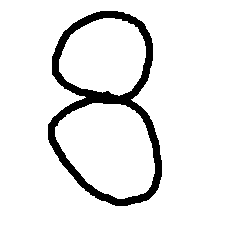
#> input picture _4.python/opencv/8.bmp, 240 x 240 px, given in place of easy1.jpg, which was not available
$ python opencv3f_findContours2.py
#> lines starting #> are read from the running program, lines starting #| are printed output that depends on the picture; after the words box and inside, x2 and y2 are one past the last pixel; in counts of white or black regions, pixels touching at a corner belong together; pictures that were not available may be replaced by others from this repository, and a replacement may not be noted
"""
cv2.findContours


"""

print("------------------------------------------------------------")  # 60個

import cv2

filename1 = "C:/_git/vcs/_1.data/______test_files1/picture1.jpg"
filename2 = "C:/_git/vcs/_1.data/______test_files1/elephant.jpg"
filename3 = "C:/_git/vcs/_4.python/opencv/data/lena.jpg"
filename4 = "C:/_git/vcs/_1.data/______test_files1/ims01.bmp"

print("------------------------------------------------------------")  # 60個

# 共同
import os
import sys
import time
import math
import random
import numpy as np
import pandas as pd
import matplotlib.pyplot as plt
import seaborn as sns  # 海生, 自動把圖畫得比較好看

font_filename = "C:/_git/vcs/_1.data/______test_files1/_font/msch.ttf"
# 設定中文字型及負號正確顯示
# 設定中文字型檔
plt.rcParams["font.sans-serif"] = "Microsoft JhengHei"  # 將字體換成 Microsoft JhengHei
# 設定負號
plt.rcParams["axes.unicode_minus"] = False  # 讓負號可正常顯示
plt.rcParams["font.size"] = 12  # 設定字型大小


def show():
    plt.show()
    pass


maxval = 255  # 定義像素最大值, 閾值
width, height = 640, 480  # 影像寬, 影像高

RED = (0, 0, 255)  # B G R
GREEN = (0, 255, 0)  # B G R
BLUE = (255, 0, 0)  # B G R
CYAN = (255, 255, 0)  # B G R
MAGENTA = (255, 0, 255)  # B G R
YELLOW = (0, 255, 255)  # B G R
BLACK = (0, 0, 0)  # B G R
WHITE = (255, 255, 255)  # B G R
colors = [RED, GREEN, BLUE, CYAN, MAGENTA, YELLOW, BLACK, WHITE]

print("------------------------------------------------------------")  # 60個
print("------------------------------------------------------------")  # 60個

src = cv2.imread("data/findContours/easy1.jpg")
#> src is the input picture: shape (240, 240, 3); 92.4% white; 1 black region, box (x1, y1, x2, y2) and area: (48, 11, 162, 206) 4395

plt.subplot(311)
plt.title("原圖")
plt.imshow(cv2.cvtColor(src, cv2.COLOR_BGR2RGB))  # 先轉換成RGB再顯示
plt.axis("off")

src_gray = cv2.cvtColor(src, cv2.COLOR_BGR2GRAY)  # 影像轉成灰階

# 二值化處理影像
thresh = 127  # 定義閾值, 閾值以上為全白255, 閾值以下為全黑0
ret, dst_binary = cv2.threshold(src_gray, thresh, maxval, cv2.THRESH_BINARY)
#> ret = 127

plt.subplot(312)
plt.title("二值化")
plt.imshow(cv2.cvtColor(dst_binary, cv2.COLOR_BGR2RGB))  # 先轉換成RGB再顯示
plt.axis("off")

# 找尋影像內的輪廓
contours, hierarchy = cv2.findContours(
    dst_binary, cv2.RETR_EXTERNAL, cv2.CHAIN_APPROX_SIMPLE
)
#> contours = [[[0, 0], [0, 239], [239, 239], [239, 0]]]
# contours, hierarchy = cv2.findContours(dst_binary, cv2.RETR_LIST, cv2.CHAIN_APPROX_SIMPLE)

dst = cv2.drawContours(src, contours, -1, GREEN, 5)  # 繪製圖形輪廓

plt.subplot(313)
plt.title("找尋影像內的輪廓")
plt.imshow(cv2.cvtColor(dst, cv2.COLOR_BGR2RGB))  # 先轉換成RGB再顯示
plt.axis("off")

show()

print("------------------------------------------------------------")  # 60個
print("------------------------------------------------------------")  # 60個

src = cv2.imread("data/findContours/lake.jpg")
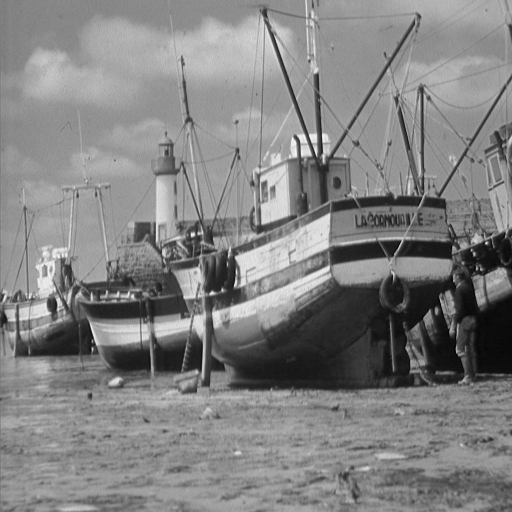
#> input picture _4.python/opencv/boat.jpg, 1024 x 1024 px, given in place of lake.jpg, which was not available (shown at 1/2 size)
#> src is the input picture: shape (1024, 1024, 3); min 0, max 255, mean 129.7

plt.subplot(311)
plt.title("原圖")
plt.imshow(cv2.cvtColor(src, cv2.COLOR_BGR2RGB))  # 先轉換成RGB再顯示
plt.axis("off")

src_gray = cv2.cvtColor(src, cv2.COLOR_BGR2GRAY)  # 影像轉成灰階
#> src_gray: shape (1024, 1024)

# 二值化處理影像
thresh = 150  # 定義閾值, 閾值以上為全白255, 閾值以下為全黑0
ret, dst_binary = cv2.threshold(src_gray, thresh, maxval, cv2.THRESH_BINARY)
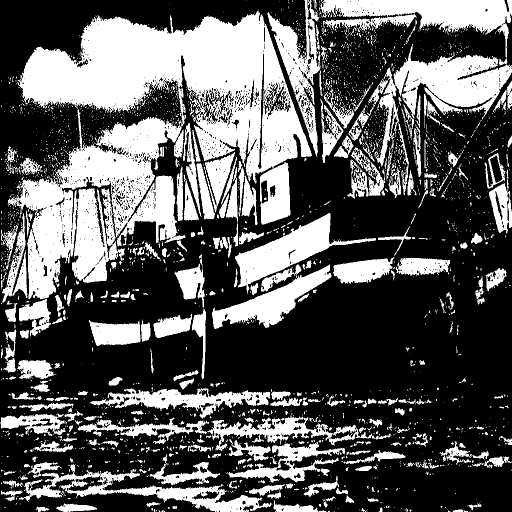
#> dst_binary: shape (1024, 1024) (shown at 1/2 size); 36.1% white; 2571 white regions (2185 under 20 px)
#> ret = 150

plt.subplot(312)
plt.title("二值化")
plt.imshow(cv2.cvtColor(dst_binary, cv2.COLOR_BGR2RGB))  # 先轉換成RGB再顯示
plt.axis("off")

# 找尋影像內的輪廓
contours, hierarchy = cv2.findContours(
    dst_binary, cv2.RETR_LIST, cv2.CHAIN_APPROX_SIMPLE
)
#> contours = 4448 contours, 3921 with area under 20; largest, box (x1, y1, x2, y2) and area: (35, 22, 624, 368) 94687, (16, 176, 372, 599) 64368, (641, 0, 1024, 334) 38008, (470, 426, 752, 588) 12339, (38, 938, 543, 1024) 12245

# 外輪廓
dst = cv2.drawContours(src, contours, -1, GREEN, 2)  # 繪製圖形輪廓
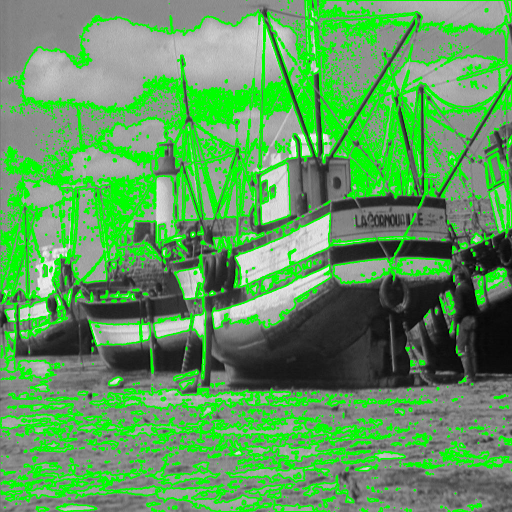
#> dst: shape (1024, 1024, 3) (shown at 1/2 size); mean B, G, R 91.6, 155.1, 91.6

# 填滿輪廓
# dst = cv2.drawContours(src, contours, -1, GREEN, -1)  # 繪製圖形輪廓

plt.subplot(313)
plt.title("找尋影像內的輪廓")
plt.imshow(cv2.cvtColor(dst, cv2.COLOR_BGR2RGB))  # 先轉換成RGB再顯示
plt.axis("off")

show()
#> in show (call 2), `plt.show()`:
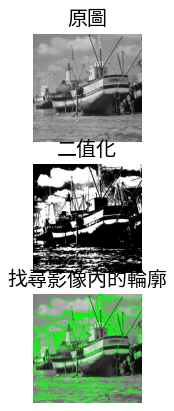
#> figure drawn by matplotlib, 3 panels

print("------------------------------------------------------------")  # 60個
print("------------------------------------------------------------")  # 60個

src = cv2.imread("data/findContours/lake.jpg")

plt.subplot(221)
plt.title("原圖")
plt.imshow(cv2.cvtColor(src, cv2.COLOR_BGR2RGB))  # 先轉換成RGB再顯示
plt.axis("off")

src_gray = cv2.cvtColor(src, cv2.COLOR_BGR2GRAY)  # 影像轉成灰階

# 二值化處理影像
thresh = 127  # 定義閾值, 閾值以上為全白255, 閾值以下為全黑0
ret, dst_binary = cv2.threshold(src_gray, thresh, maxval, cv2.THRESH_BINARY)
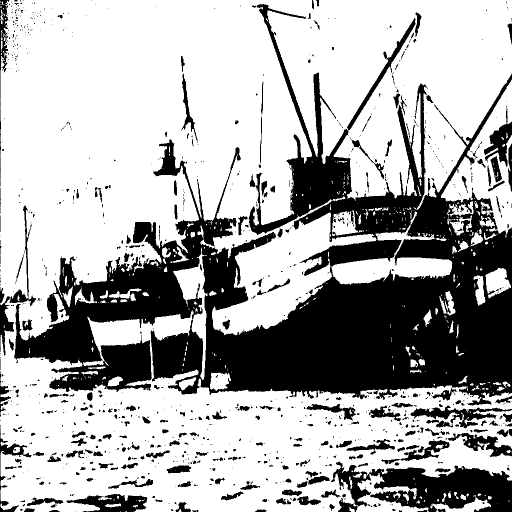
#> dst_binary: shape (1024, 1024) (shown at 1/2 size); 68.4% white; 1027 black regions (744 under 20 px)
#> ret = 127

plt.subplot(222)
plt.title("二值化")
plt.imshow(cv2.cvtColor(dst_binary, cv2.COLOR_BGR2RGB))  # 先轉換成RGB再顯示
plt.axis("off")

# 找尋影像內的輪廓
contours, hierarchy = cv2.findContours(
    dst_binary, cv2.RETR_LIST, cv2.CHAIN_APPROX_SIMPLE
)
#> contours = 1552 contours, 1134 with area under 20; largest, box (x1, y1, x2, y2) and area: (0, 0, 1024, 1024) 688060, (882, 159, 1024, 468) 16348, (662, 423, 905, 570) 10112, (346, 495, 415, 760) 4741, (693, 35, 832, 261) 2412
mask = np.zeros(src.shape, np.uint8)
dst = cv2.drawContours(mask, contours, -1, WHITE, -1)  # 繪製圖形輪廓
#> dst: shape (1024, 1024, 3); 68.4% white; 1027 black regions (744 under 20 px)

plt.subplot(223)
plt.title("繪製圖形輪廓")
plt.imshow(cv2.cvtColor(dst, cv2.COLOR_BGR2RGB))  # 先轉換成RGB再顯示
plt.axis("off")

dst_result = cv2.bitwise_and(src, mask)
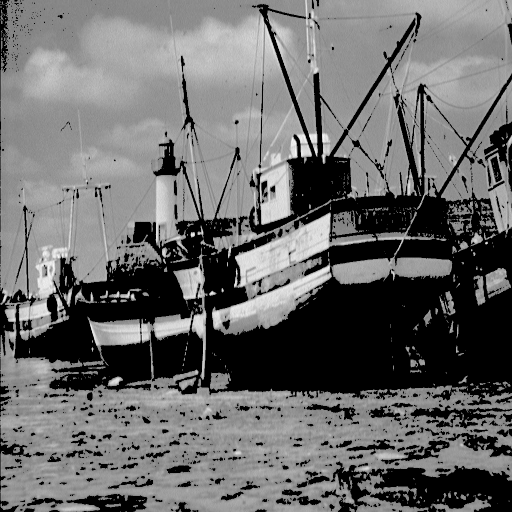
#> dst_result: shape (1024, 1024, 3) (shown at 1/2 size); min 0, max 255, mean 106.5

plt.subplot(224)
plt.title("找尋影像內的輪廓")
plt.imshow(cv2.cvtColor(dst_result, cv2.COLOR_BGR2RGB))  # 先轉換成RGB再顯示
plt.axis("off")

show()

print("------------------------------------------------------------")  # 60個
print("------------------------------------------------------------")  # 60個

src = cv2.imread("data/findContours/easy2.jpg")

plt.subplot(311)
plt.title("原圖")
plt.imshow(cv2.cvtColor(src, cv2.COLOR_BGR2RGB))  # 先轉換成RGB再顯示
plt.axis("off")

src_gray = cv2.cvtColor(src, cv2.COLOR_BGR2GRAY)  # 影像轉成灰階

# 二值化處理影像
thresh = 127  # 定義閾值, 閾值以上為全白255, 閾值以下為全黑0
ret, dst_binary = cv2.threshold(src_gray, thresh, maxval, cv2.THRESH_BINARY)

plt.subplot(312)
plt.title("二值化")
plt.imshow(cv2.cvtColor(dst_binary, cv2.COLOR_BGR2RGB))  # 先轉換成RGB再顯示
plt.axis("off")

# 找尋影像內的輪廓
contours, hierarchy = cv2.findContours(
    dst_binary, cv2.RETR_EXTERNAL, cv2.CHAIN_APPROX_SIMPLE
)
#> contours = 434 contours, 343 with area under 20; largest, box (x1, y1, x2, y2) and area: (0, 0, 1024, 1024) 688060, (882, 159, 1024, 468) 16348, (662, 423, 905, 570) 10112, (346, 495, 415, 760) 4741, (971, 536, 1022, 597) 1852
"""
# 找尋影像內的輪廓
contours, hierarchy = cv2.findContours(
    dst_binary, cv2.RETR_LIST, cv2.CHAIN_APPROX_SIMPLE
)
"""
dst = cv2.drawContours(src, contours, -1, GREEN, 5)  # 繪製圖形輪廓
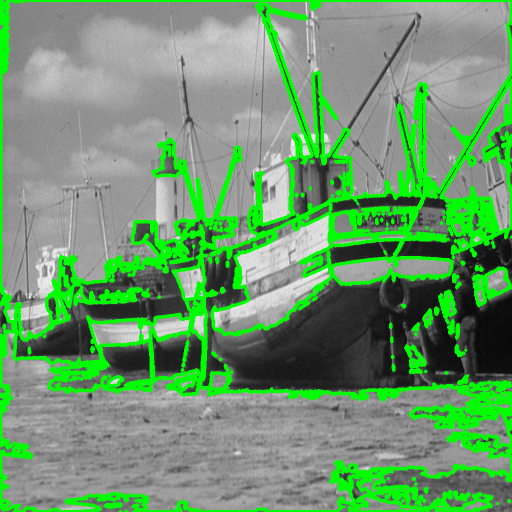
#> dst: shape (1024, 1024, 3) (shown at 1/2 size); mean B, G, R 107.6, 151.8, 107.6
print(f"hierarchy 資料類型 : {type(hierarchy)}")
#| hierarchy 資料類型 : <class 'numpy.ndarray'>
print(f"列印層級 \n {hierarchy}")
#> (printed output is left out)

plt.subplot(313)
plt.title("繪製圖形輪廓")
plt.imshow(cv2.cvtColor(dst, cv2.COLOR_BGR2RGB))  # 先轉換成RGB再顯示
plt.axis("off")

show()

print("------------------------------------------------------------")  # 60個
print("------------------------------------------------------------")  # 60個

src = cv2.imread("data/findContours/easy3.jpg")

plt.subplot(311)
plt.title("原圖")
#> (the run stopped early here; a loop or call above may not have finished)
